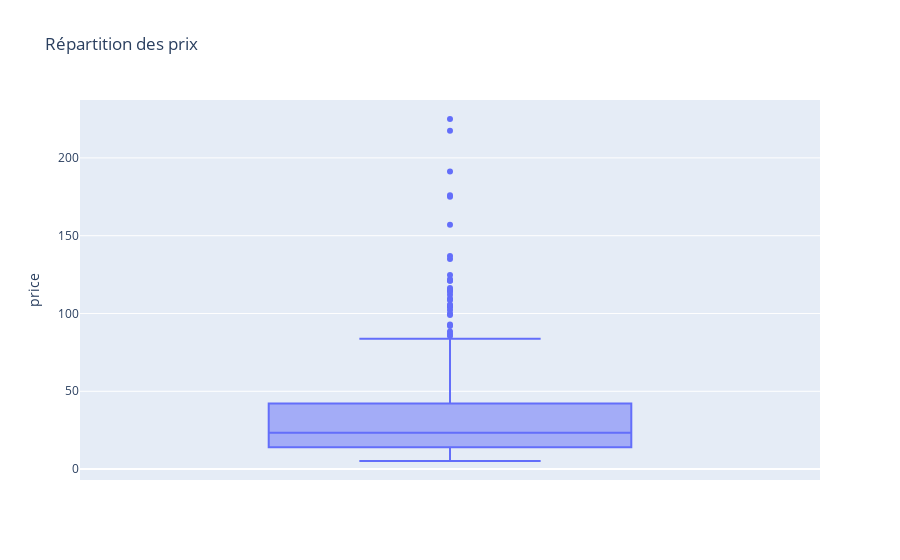

The code cell stored with this chart in its notebook:
### Markdown cell above
<div style="border: 5px solid RGB(255,114,0);" >
<h3 style="margin: auto; padding: 20px; color: color:#fff; ">4.1.1 Exploration graphique 'price'  </h3>
<a class="anchor" id="section_4_1_1"></a>
</div>

### Code cell
#Création d'une Boite à moustache de la répartition des prix
fig = px.box(df_web_erp, y='price', title='Répartition des prix')
fig.show()

### Figure 1 — Plotly figure (JSON) as saved in the notebook; plotly's stock layout.template omitted (floating-point values rounded to 4 significant figures; data arrays with more than 128 entries replaced by an {"elided": "..."} marker saying what was removed)
{"data": [{"alignmentgroup": "True", "hovertemplate": "price=%{y}<extra></extra>", "legendgroup": "", "marker": {"color": "#636efa"}, "name": "", "notched": false, "offsetgroup": "", "orientation": "v", "showlegend": false, "type": "box", "x0": " ", "xaxis": "x", "y": {"elided": "713 float values"}, "y0": " ", "yaxis": "y"}], "layout": {"boxmode": "group", "legend": {"tracegroupgap": 0}, "title": {"text": "Répartition des prix"}, "xaxis": {"anchor": "y", "domain": [0, 1]}, "yaxis": {"anchor": "x", "domain": [0, 1], "title": {"text": "price"}}}}
